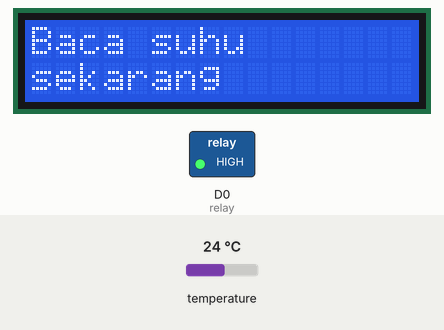
This sketch was run on a simulated ESP8266 (NodeMCU). Parts: 16×2 character LCD, switched loads named in the sketch (green lamp = pin HIGH). Inputs (shaded band) come from the test bench; at power-on: temperature 24 °C.

Above: at 1.2 s.
At 2.2 s:
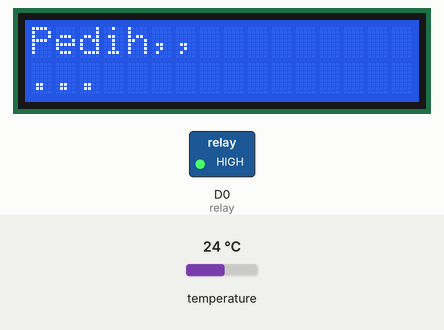
2.3 s: temperature set to 12 °C
At 3.2 s:
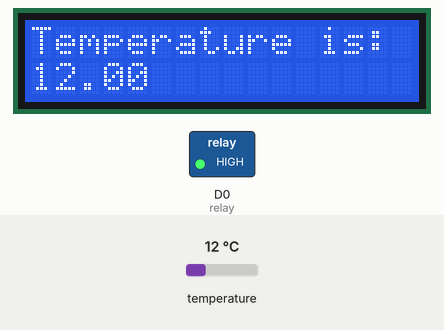
11.9 s: temperature set to 19 °C
At 15.4 s:
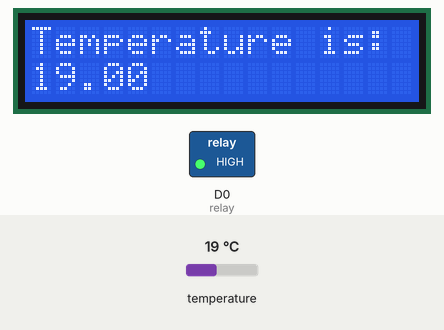
17.8 s: temperature set to 28 °C
At 19.1 s:
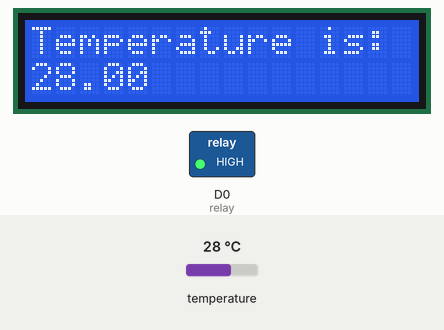
Timing chart, 0 to 20.8 s (numbered marks = the images above; inputs shaded):
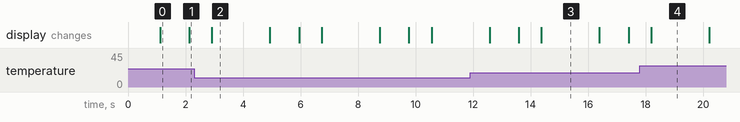

The sketch:

main.ino
```cpp
#include <Wire.h>
#include <LiquidCrystal_I2C.h>
#include <DallasTemperature.h>
#include <OneWire.h>

#define relay 16

#define ONE_WIRE_BUS D4

OneWire oneWire(ONE_WIRE_BUS);

DallasTemperature sensors(&oneWire);

LiquidCrystal_I2C lcd(0x27, 16, 2);

void setup() {
  lcd.begin();
  lcd.backlight();
  printLcd("Sistem monitoring", "suhu laptop");
  // put your setup code here, to run once:
  Serial.begin(9600);
  pinMode(relay, OUTPUT);
  digitalWrite(relay, HIGH);
  delay(1000);
}

void loop() {
  printLcd("Baca suhu", "sekarang");
  delay(1000);
  printLcd("Pedih,,", "...");
  sensors.requestTemperatures();
  printLcd("Temperature is: ",String(sensors.getTempCByIndex(0)));
  //  Serial.println("Hidup");
  //  digitalWrite(relay, LOW);
  //  delay(2000);
  //  Serial.println("Mati");
  //  digitalWrite(relay, HIGH);
  delay(2000);
}

void printLcd(String teks, String teks2) {
  lcd.clear();
  lcd.setCursor(0, 0);
  lcd.print(teks);
  lcd.setCursor(0, 1);
  lcd.print(teks2);
}
```

Measured:
- what the display in image 0 shows lasts 1.0 s, from 1.1 s to 2.1 s
- what the display in image 2 shows lasts 2.0 s, from 2.9 s to 4.9 s
